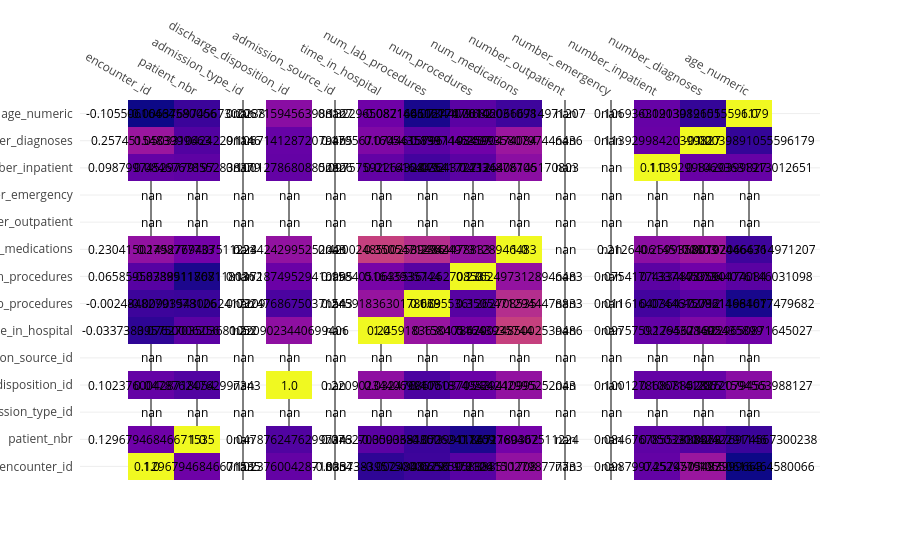

The code cell stored with this chart in its notebook:
### Code cell
import plotly.figure_factory as ff

corr = df.corr(numeric_only=True)

fig = ff.create_annotated_heatmap(
    z=corr.values,
    x=list(corr.columns),
    y=list(corr.index)
)

fig.show()

### Figure 1 — Plotly figure (JSON) as saved in the notebook; plotly's stock layout.template omitted (floating-point values rounded to 4 significant figures; data arrays with more than 128 entries replaced by an {"elided": "..."} marker saying what was removed)
{"data": [{"colorscale": [[0, "#0d0887"], [0.1111, "#46039f"], [0.2222, "#7201a8"], [0.3333, "#9c179e"], [0.4444, "#bd3786"], [0.5556, "#d8576b"], [0.6667, "#ed7953"], [0.7778, "#fb9f3a"], [0.8889, "#fdca26"], [1, "#f0f921"]], "reversescale": false, "showscale": false, "type": "heatmap", "x": ["encounter_id", "patient_nbr", "admission_type_id", "discharge_disposition_id", "admission_source_id", "time_in_hospital", "num_lab_procedures", "num_procedures", "num_medications", "number_outpatient", "number_emergency", "number_inpatient", "number_diagnoses", "age_numeric"], "y": ["encounter_id", "patient_nbr", "admission_type_id", "discharge_disposition_id", "admission_source_id", "time_in_hospital", "num_lab_procedures", "num_procedures", "num_medications", "number_outpatient", "number_emergency", "number_inpatient", "number_diagnoses", "age_numeric"], "z": {"elided": "14x14 float values"}}], "layout": {"annotations": [{"font": {"color": "#000000"}, "showarrow": false, "text": "1.0", "x": "encounter_id", "xref": "x", "y": "encounter_id", "yref": "y"}, {"font": {"color": "#000000"}, "showarrow": false, "text": "0.12967946846671535", "x": "patient_nbr", "xref": "x", "y": "encounter_id", "yref": "y"}, {"font": {"color": "#000000"}, "showarrow": false, "text": "nan", "x": "admission_type_id", "xref": "x", "y": "encounter_id", "yref": "y"}, {"font": {"color": "#000000"}, "showarrow": false, "text": "0.10237600428718054", "x": "discharge_disposition_id", "xref": "x", "y": "encounter_id", "yref": "y"}, {"font": {"color": "#000000"}, "showarrow": false, "text": "nan", "x": "admission_source_id", "xref": "x", "y": "encounter_id", "yref": "y"}, {"font": {"color": "#000000"}, "showarrow": false, "text": "-0.033738395750006256", "x": "time_in_hospital", "xref": "x", "y": "encounter_id", "yref": "y"}, {"font": {"color": "#000000"}, "showarrow": false, "text": "-0.00248482791978126", "x": "num_lab_procedures", "xref": "x", "y": "encounter_id", "yref": "y"}, {"font": {"color": "#000000"}, "showarrow": false, "text": "0.06585958388511708", "x": "num_procedures", "xref": "x", "y": "encounter_id", "yref": "y"}, {"font": {"color": "#000000"}, "showarrow": false, "text": "0.23041502798777733", "x": "num_medications", "xref": "x", "y": "encounter_id", "yref": "y"}, {"font": {"color": "#000000"}, "showarrow": false, "text": "nan", "x": "number_outpatient", "xref": "x", "y": "encounter_id", "yref": "y"}, {"font": {"color": "#000000"}, "showarrow": false, "text": "nan", "x": "number_emergency", "xref": "x", "y": "encounter_id", "yref": "y"}, {"font": {"color": "#000000"}, "showarrow": false, "text": "0.09879974529779197", "x": "number_inpatient", "xref": "x", "y": "encounter_id", "yref": "y"}, {"font": {"color": "#000000"}, "showarrow": false, "text": "0.2574515483999663", "x": "number_diagnoses", "xref": "x", "y": "encounter_id", "yref": "y"}, {"font": {"color": "#000000"}, "showarrow": false, "text": "-0.10550616464580066", "x": "age_numeric", "xref": "x", "y": "encounter_id", "yref": "y"}, {"font": {"color": "#000000"}, "showarrow": false, "text": "0.12967946846671535", "x": "encounter_id", "xref": "x", "y": "patient_nbr", "yref": "y"}, {"font": {"color": "#000000"}, "showarrow": false, "text": "1.0", "x": "patient_nbr", "xref": "x", "y": "patient_nbr", "yref": "y"}, {"font": {"color": "#000000"}, "showarrow": false, "text": "nan", "x": "admission_type_id", "xref": "x", "y": "patient_nbr", "yref": "y"}, {"font": {"color": "#000000"}, "showarrow": false, "text": "0.04787624762997343", "x": "discharge_disposition_id", "xref": "x", "y": "patient_nbr", "yref": "y"}, {"font": {"color": "#000000"}, "showarrow": false, "text": "nan", "x": "admission_source_id", "xref": "x", "y": "patient_nbr", "yref": "y"}, {"font": {"color": "#000000"}, "showarrow": false, "text": "0.0762703503681052", "x": "time_in_hospital", "xref": "x", "y": "patient_nbr", "yref": "y"}, {"font": {"color": "#000000"}, "showarrow": false, "text": "-0.009035430062417209", "x": "num_lab_procedures", "xref": "x", "y": "patient_nbr", "yref": "y"}, {"font": {"color": "#000000"}, "showarrow": false, "text": "-0.07399118671180362", "x": "num_procedures", "xref": "x", "y": "patient_nbr", "yref": "y"}, {"font": {"color": "#000000"}, "showarrow": false, "text": "0.1452769407511224", "x": "num_medications", "xref": "x", "y": "patient_nbr", "yref": "y"}, {"font": {"color": "#000000"}, "showarrow": false, "text": "nan", "x": "number_outpatient", "xref": "x", "y": "patient_nbr", "yref": "y"}, {"font": {"color": "#000000"}, "showarrow": false, "text": "nan", "x": "number_emergency", "xref": "x", "y": "patient_nbr", "yref": "y"}, {"font": {"color": "#000000"}, "showarrow": false, "text": "0.08467678552838379", "x": "number_inpatient", "xref": "x", "y": "patient_nbr", "yref": "y"}, {"font": {"color": "#000000"}, "showarrow": false, "text": "0.05033104242291146", "x": "number_diagnoses", "xref": "x", "y": "patient_nbr", "yref": "y"}, {"font": {"color": "#000000"}, "showarrow": false, "text": "-0.006376974567300238", "x": "age_numeric", "xref": "x", "y": "patient_nbr", "yref": "y"}, {"font": {"color": "#000000"}, "showarrow": false, "text": "nan", "x": "encounter_id", "xref": "x", "y": "admission_type_id", "yref": "y"}, {"font": {"color": "#000000"}, "showarrow": false, "text": "nan", "x": "patient_nbr", "xref": "x", "y": "admission_type_id", "yref": "y"}, {"font": {"color": "#000000"}, "showarrow": false, "text": "nan", "x": "admission_type_id", "xref": "x", "y": "admission_type_id", "yref": "y"}, {"font": {"color": "#000000"}, "showarrow": false, "text": "nan", "x": "discharge_disposition_id", "xref": "x", "y": "admission_type_id", "yref": "y"}, {"font": {"color": "#000000"}, "showarrow": false, "text": "nan", "x": "admission_source_id", "xref": "x", "y": "admission_type_id", "yref": "y"}, {"font": {"color": "#000000"}, "showarrow": false, "text": "nan", "x": "time_in_hospital", "xref": "x", "y": "admission_type_id", "yref": "y"}, {"font": {"color": "#000000"}, "showarrow": false, "text": "nan", "x": "num_lab_procedures", "xref": "x", "y": "admission_type_id", "yref": "y"}, {"font": {"color": "#000000"}, "showarrow": false, "text": "nan", "x": "num_procedures", "xref": "x", "y": "admission_type_id", "yref": "y"}, {"font": {"color": "#000000"}, "showarrow": false, "text": "nan", "x": "num_medications", "xref": "x", "y": "admission_type_id", "yref": "y"}, {"font": {"color": "#000000"}, "showarrow": false, "text": "nan", "x": "number_outpatient", "xref": "x", "y": "admission_type_id", "yref": "y"}, {"font": {"color": "#000000"}, "showarrow": false, "text": "nan", "x": "number_emergency", "xref": "x", "y": "admission_type_id", "yref": "y"}, {"font": {"color": "#000000"}, "showarrow": false, "text": "nan", "x": "number_inpatient", "xref": "x", "y": "admission_type_id", "yref": "y"}, {"font": {"color": "#000000"}, "showarrow": false, "text": "nan", "x": "number_diagnoses", "xref": "x", "y": "admission_type_id", "yref": "y"}, {"font": {"color": "#000000"}, "showarrow": false, "text": "nan", "x": "age_numeric", "xref": "x", "y": "admission_type_id", "yref": "y"}, {"font": {"color": "#000000"}, "showarrow": false, "text": "0.10237600428718054", "x": "encounter_id", "xref": "x", "y": "discharge_disposition_id", "yref": "y"}, {"font": {"color": "#000000"}, "showarrow": false, "text": "0.04787624762997343", "x": "patient_nbr", "xref": "x", "y": "discharge_disposition_id", "yref": "y"}, {"font": {"color": "#000000"}, "showarrow": false, "text": "nan", "x": "admission_type_id", "xref": "x", "y": "discharge_disposition_id", "yref": "y"}, {"font": {"color": "#000000"}, "showarrow": false, "text": "1.0", "x": "discharge_disposition_id", "xref": "x", "y": "discharge_disposition_id", "yref": "y"}, {"font": {"color": "#000000"}, "showarrow": false, "text": "nan", "x": "admission_source_id", "xref": "x", "y": "discharge_disposition_id", "yref": "y"}, {"font": {"color": "#000000"}, "showarrow": false, "text": "0.2209023440699406", "x": "time_in_hospital", "xref": "x", "y": "discharge_disposition_id", "yref": "y"}, {"font": {"color": "#000000"}, "showarrow": false, "text": "0.03247686750371543", "x": "num_lab_procedures", "xref": "x", "y": "discharge_disposition_id", "yref": "y"}, {"font": {"color": "#000000"}, "showarrow": false, "text": "0.11718749529410995", "x": "num_procedures", "xref": "x", "y": "discharge_disposition_id", "yref": "y"}, {"font": {"color": "#000000"}, "showarrow": false, "text": "0.234242995252043", "x": "num_medications", "xref": "x", "y": "discharge_disposition_id", "yref": "y"}, {"font": {"color": "#000000"}, "showarrow": false, "text": "nan", "x": "number_outpatient", "xref": "x", "y": "discharge_disposition_id", "yref": "y"}, {"font": {"color": "#000000"}, "showarrow": false, "text": "nan", "x": "number_emergency", "xref": "x", "y": "discharge_disposition_id", "yref": "y"}, {"font": {"color": "#000000"}, "showarrow": false, "text": "0.10012786808852826", "x": "number_inpatient", "xref": "x", "y": "discharge_disposition_id", "yref": "y"}, {"font": {"color": "#000000"}, "showarrow": false, "text": "0.10671412872079455", "x": "number_diagnoses", "xref": "x", "y": "discharge_disposition_id", "yref": "y"}, {"font": {"color": "#000000"}, "showarrow": false, "text": "0.20671594563988127", "x": "age_numeric", "xref": "x", "y": "discharge_disposition_id", "yref": "y"}, {"font": {"color": "#000000"}, "showarrow": false, "text": "nan", "x": "encounter_id", "xref": "x", "y": "admission_source_id", "yref": "y"}, {"font": {"color": "#000000"}, "showarrow": false, "text": "nan", "x": "patient_nbr", "xref": "x", "y": "admission_source_id", "yref": "y"}, {"font": {"color": "#000000"}, "showarrow": false, "text": "nan", "x": "admission_type_id", "xref": "x", "y": "admission_source_id", "yref": "y"}, {"font": {"color": "#000000"}, "showarrow": false, "text": "nan", "x": "discharge_disposition_id", "xref": "x", "y": "admission_source_id", "yref": "y"}, {"font": {"color": "#000000"}, "showarrow": false, "text": "nan", "x": "admission_source_id", "xref": "x", "y": "admission_source_id", "yref": "y"}, {"font": {"color": "#000000"}, "showarrow": false, "text": "nan", "x": "time_in_hospital", "xref": "x", "y": "admission_source_id", "yref": "y"}, {"font": {"color": "#000000"}, "showarrow": false, "text": "nan", "x": "num_lab_procedures", "xref": "x", "y": "admission_source_id", "yref": "y"}, {"font": {"color": "#000000"}, "showarrow": false, "text": "nan", "x": "num_procedures", "xref": "x", "y": "admission_source_id", "yref": "y"}, {"font": {"color": "#000000"}, "showarrow": false, "text": "nan", "x": "num_medications", "xref": "x", "y": "admission_source_id", "yref": "y"}, {"font": {"color": "#000000"}, "showarrow": false, "text": "nan", "x": "number_outpatient", "xref": "x", "y": "admission_source_id", "yref": "y"}, {"font": {"color": "#000000"}, "showarrow": false, "text": "nan", "x": "number_emergency", "xref": "x", "y": "admission_source_id", "yref": "y"}, {"font": {"color": "#000000"}, "showarrow": false, "text": "nan", "x": "number_inpatient", "xref": "x", "y": "admission_source_id", "yref": "y"}, {"font": {"color": "#000000"}, "showarrow": false, "text": "nan", "x": "number_diagnoses", "xref": "x", "y": "admission_source_id", "yref": "y"}, {"font": {"color": "#000000"}, "showarrow": false, "text": "nan", "x": "age_numeric", "xref": "x", "y": "admission_source_id", "yref": "y"}, {"font": {"color": "#000000"}, "showarrow": false, "text": "-0.033738395750006256", "x": "encounter_id", "xref": "x", "y": "time_in_hospital", "yref": "y"}, {"font": {"color": "#000000"}, "showarrow": false, "text": "0.0762703503681052", "x": "patient_nbr", "xref": "x", "y": "time_in_hospital", "yref": "y"}, {"font": {"color": "#000000"}, "showarrow": false, "text": "nan", "x": "admission_type_id", "xref": "x", "y": "time_in_hospital", "yref": "y"}, {"font": {"color": "#000000"}, "showarrow": false, "text": "0.2209023440699406", "x": "discharge_disposition_id", "xref": "x", "y": "time_in_hospital", "yref": "y"}, {"font": {"color": "#000000"}, "showarrow": false, "text": "nan", "x": "admission_source_id", "xref": "x", "y": "time_in_hospital", "yref": "y"}, {"font": {"color": "#000000"}, "showarrow": false, "text": "1.0", "x": "time_in_hospital", "xref": "x", "y": "time_in_hospital", "yref": "y"}, {"font": {"color": "#000000"}, "showarrow": false, "text": "0.2459183630178679", "x": "num_lab_procedures", "xref": "x", "y": "time_in_hospital", "yref": "y"}, {"font": {"color": "#000000"}, "showarrow": false, "text": "0.1584051643935744", "x": "num_procedures", "xref": "x", "y": "time_in_hospital", "yref": "y"}, {"font": {"color": "#000000"}, "showarrow": false, "text": "0.42002485002539486", "x": "num_medications", "xref": "x", "y": "time_in_hospital", "yref": "y"}, {"font": {"color": "#000000"}, "showarrow": false, "text": "nan", "x": "number_outpatient", "xref": "x", "y": "time_in_hospital", "yref": "y"}, {"font": {"color": "#000000"}, "showarrow": false, "text": "nan", "x": "number_emergency", "xref": "x", "y": "time_in_hospital", "yref": "y"}, {"font": {"color": "#000000"}, "showarrow": false, "text": "0.09757592264328492", "x": "number_inpatient", "xref": "x", "y": "time_in_hospital", "yref": "y"}, {"font": {"color": "#000000"}, "showarrow": false, "text": "0.1795671605435899", "x": "number_diagnoses", "xref": "x", "y": "time_in_hospital", "yref": "y"}, {"font": {"color": "#000000"}, "showarrow": false, "text": "0.13229650871645027", "x": "age_numeric", "xref": "x", "y": "time_in_hospital", "yref": "y"}, {"font": {"color": "#000000"}, "showarrow": false, "text": "-0.00248482791978126", "x": "encounter_id", "xref": "x", "y": "num_lab_procedures", "yref": "y"}, {"font": {"color": "#000000"}, "showarrow": false, "text": "-0.009035430062417209", "x": "patient_nbr", "xref": "x", "y": "num_lab_procedures", "yref": "y"}, {"font": {"color": "#000000"}, "showarrow": false, "text": "nan", "x": "admission_type_id", "xref": "x", "y": "num_lab_procedures", "yref": "y"}, {"font": {"color": "#000000"}, "showarrow": false, "text": "0.03247686750371543", "x": "discharge_disposition_id", "xref": "x", "y": "num_lab_procedures", "yref": "y"}, {"font": {"color": "#000000"}, "showarrow": false, "text": "nan", "x": "admission_source_id", "xref": "x", "y": "num_lab_procedures", "yref": "y"}, {"font": {"color": "#000000"}, "showarrow": false, "text": "0.2459183630178679", "x": "time_in_hospital", "xref": "x", "y": "num_lab_procedures", "yref": "y"}, {"font": {"color": "#000000"}, "showarrow": false, "text": "1.0", "x": "num_lab_procedures", "xref": "x", "y": "num_lab_procedures", "yref": "y"}, {"font": {"color": "#000000"}, "showarrow": false, "text": "0.06355361262708535", "x": "num_procedures", "xref": "x", "y": "num_lab_procedures", "yref": "y"}, {"font": {"color": "#000000"}, "showarrow": false, "text": "0.35054712944478833", "x": "num_medications", "xref": "x", "y": "num_lab_procedures", "yref": "y"}, {"font": {"color": "#000000"}, "showarrow": false, "text": "nan", "x": "number_outpatient", "xref": "x", "y": "num_lab_procedures", "yref": "y"}, {"font": {"color": "#000000"}, "showarrow": false, "text": "nan", "x": "number_emergency", "xref": "x", "y": "num_lab_procedures", "yref": "y"}, {"font": {"color": "#000000"}, "showarrow": false, "text": "0.01161640364372712", "x": "number_inpatient", "xref": "x", "y": "num_lab_procedures", "yref": "y"}, {"font": {"color": "#000000"}, "showarrow": false, "text": "0.07446157961198407", "x": "number_diagnoses", "xref": "x", "y": "num_lab_procedures", "yref": "y"}, {"font": {"color": "#000000"}, "showarrow": false, "text": "-0.08214661617479682", "x": "age_numeric", "xref": "x", "y": "num_lab_procedures", "yref": "y"}, {"font": {"color": "#000000"}, "showarrow": false, "text": "0.06585958388511708", "x": "encounter_id", "xref": "x", "y": "num_procedures", "yref": "y"}, {"font": {"color": "#000000"}, "showarrow": false, "text": "-0.07399118671180362", "x": "patient_nbr", "xref": "x", "y": "num_procedures", "yref": "y"}, {"font": {"color": "#000000"}, "showarrow": false, "text": "nan", "x": "admission_type_id", "xref": "x", "y": "num_procedures", "yref": "y"}, {"font": {"color": "#000000"}, "showarrow": false, "text": "0.11718749529410995", "x": "discharge_disposition_id", "xref": "x", "y": "num_procedures", "yref": "y"}, {"font": {"color": "#000000"}, "showarrow": false, "text": "nan", "x": "admission_source_id", "xref": "x", "y": "num_procedures", "yref": "y"}, {"font": {"color": "#000000"}, "showarrow": false, "text": "0.1584051643935744", "x": "time_in_hospital", "xref": "x", "y": "num_procedures", "yref": "y"}, {"font": {"color": "#000000"}, "showarrow": false, "text": "0.06355361262708535", "x": "num_lab_procedures", "xref": "x", "y": "num_procedures", "yref": "y"}, {"font": {"color": "#000000"}, "showarrow": false, "text": "1.0", "x": "num_procedures", "xref": "x", "y": "num_procedures", "yref": "y"}, {"font": {"color": "#000000"}, "showarrow": false, "text": "0.23624973128946483", "x": "num_medications", "xref": "x", "y": "num_procedures", "yref": "y"}, {"font": {"color": "#000000"}, "showarrow": false, "text": "nan", "x": "number_outpatient", "xref": "x", "y": "num_procedures", "yref": "y"}, {"font": {"color": "#000000"}, "showarrow": false, "text": "nan", "x": "number_emergency", "xref": "x", "y": "num_procedures", "yref": "y"}, {"font": {"color": "#000000"}, "showarrow": false, "text": "0.07541774334878706", "x": "number_inpatient", "xref": "x", "y": "num_procedures", "yref": "y"}, {"font": {"color": "#000000"}, "showarrow": false, "text": "0.13374453590474084", "x": "number_diagnoses", "xref": "x", "y": "num_procedures", "yref": "y"}, {"font": {"color": "#000000"}, "showarrow": false, "text": "0.07344076146031098", "x": "age_numeric", "xref": "x", "y": "num_procedures", "yref": "y"}, {"font": {"color": "#000000"}, "showarrow": false, "text": "0.23041502798777733", "x": "encounter_id", "xref": "x", "y": "num_medications", "yref": "y"}, {"font": {"color": "#000000"}, "showarrow": false, "text": "0.1452769407511224", "x": "patient_nbr", "xref": "x", "y": "num_medications", "yref": "y"}, {"font": {"color": "#000000"}, "showarrow": false, "text": "nan", "x": "admission_type_id", "xref": "x", "y": "num_medications", "yref": "y"}, {"font": {"color": "#000000"}, "showarrow": false, "text": "0.234242995252043", "x": "discharge_disposition_id", "xref": "x", "y": "num_medications", "yref": "y"}, {"font": {"color": "#000000"}, "showarrow": false, "text": "nan", "x": "admission_source_id", "xref": "x", "y": "num_medications", "yref": "y"}, {"font": {"color": "#000000"}, "showarrow": false, "text": "0.42002485002539486", "x": "time_in_hospital", "xref": "x", "y": "num_medications", "yref": "y"}, {"font": {"color": "#000000"}, "showarrow": false, "text": "0.35054712944478833", "x": "num_lab_procedures", "xref": "x", "y": "num_medications", "yref": "y"}, {"font": {"color": "#000000"}, "showarrow": false, "text": "0.23624973128946483", "x": "num_procedures", "xref": "x", "y": "num_medications", "yref": "y"}, {"font": {"color": "#000000"}, "showarrow": false, "text": "1.0", "x": "num_medications", "xref": "x", "y": "num_medications", "yref": "y"}, {"font": {"color": "#000000"}, "showarrow": false, "text": "nan", "x": "number_outpatient", "xref": "x", "y": "num_medications", "yref": "y"}, {"font": {"color": "#000000"}, "showarrow": false, "text": "nan", "x": "number_emergency", "xref": "x", "y": "num_medications", "yref": "y"}, {"font": {"color": "#000000"}, "showarrow": false, "text": "0.2126406145170803", "x": "number_inpatient", "xref": "x", "y": "num_medications", "yref": "y"}, {"font": {"color": "#000000"}, "showarrow": false, "text": "0.25993580797446436", "x": "number_diagnoses", "xref": "x", "y": "num_medications", "yref": "y"}, {"font": {"color": "#000000"}, "showarrow": false, "text": "0.001020666714971207", "x": "age_numeric", "xref": "x", "y": "num_medications", "yref": "y"}, {"font": {"color": "#000000"}, "showarrow": false, "text": "nan", "x": "encounter_id", "xref": "x", "y": "number_outpatient", "yref": "y"}, {"font": {"color": "#000000"}, "showarrow": false, "text": "nan", "x": "patient_nbr", "xref": "x", "y": "number_outpatient", "yref": "y"}, {"font": {"color": "#000000"}, "showarrow": false, "text": "nan", "x": "admission_type_id", "xref": "x", "y": "number_outpatient", "yref": "y"}, {"font": {"color": "#000000"}, "showarrow": false, "text": "nan", "x": "discharge_disposition_id", "xref": "x", "y": "number_outpatient", "yref": "y"}, {"font": {"color": "#000000"}, "showarrow": false, "text": "nan", "x": "admission_source_id", "xref": "x", "y": "number_outpatient", "yref": "y"}, {"font": {"color": "#000000"}, "showarrow": false, "text": "nan", "x": "time_in_hospital", "xref": "x", "y": "number_outpatient", "yref": "y"}, {"font": {"color": "#000000"}, "showarrow": false, "text": "nan", "x": "num_lab_procedures", "xref": "x", "y": "number_outpatient", "yref": "y"}, {"font": {"color": "#000000"}, "showarrow": false, "text": "nan", "x": "num_procedures", "xref": "x", "y": "number_outpatient", "yref": "y"}, {"font": {"color": "#000000"}, "showarrow": false, "text": "nan", "x": "num_medications", "xref": "x", "y": "number_outpatient", "yref": "y"}, {"font": {"color": "#000000"}, "showarrow": false, "text": "nan", "x": "number_outpatient", "xref": "x", "y": "number_outpatient", "yref": "y"}, {"font": {"color": "#000000"}, "showarrow": false, "text": "nan", "x": "number_emergency", "xref": "x", "y": "number_outpatient", "yref": "y"}, {"font": {"color": "#000000"}, "showarrow": false, "text": "nan", "x": "number_inpatient", "xref": "x", "y": "number_outpatient", "yref": "y"}, {"font": {"color": "#000000"}, "showarrow": false, "text": "nan", "x": "number_diagnoses", "xref": "x", "y": "number_outpatient", "yref": "y"}, {"font": {"color": "#000000"}, "showarrow": false, "text": "nan", "x": "age_numeric", "xref": "x", "y": "number_outpatient", "yref": "y"}, {"font": {"color": "#000000"}, "showarrow": false, "text": "nan", "x": "encounter_id", "xref": "x", "y": "number_emergency", "yref": "y"}, {"font": {"color": "#000000"}, "showarrow": false, "text": "nan", "x": "patient_nbr", "xref": "x", "y": "number_emergency", "yref": "y"}, {"font": {"color": "#000000"}, "showarrow": false, "text": "nan", "x": "admission_type_id", "xref": "x", "y": "number_emergency", "yref": "y"}, {"font": {"color": "#000000"}, "showarrow": false, "text": "nan", "x": "discharge_disposition_id", "xref": "x", "y": "number_emergency", "yref": "y"}, {"font": {"color": "#000000"}, "showarrow": false, "text": "nan", "x": "admission_source_id", "xref": "x", "y": "number_emergency", "yref": "y"}, {"font": {"color": "#000000"}, "showarrow": false, "text": "nan", "x": "time_in_hospital", "xref": "x", "y": "number_emergency", "yref": "y"}, {"font": {"color": "#000000"}, "showarrow": false, "text": "nan", "x": "num_lab_procedures", "xref": "x", "y": "number_emergency", "yref": "y"}, {"font": {"color": "#000000"}, "showarrow": false, "text": "nan", "x": "num_procedures", "xref": "x", "y": "number_emergency", "yref": "y"}, {"font": {"color": "#000000"}, "showarrow": false, "text": "nan", "x": "num_medications", "xref": "x", "y": "number_emergency", "yref": "y"}, {"font": {"color": "#000000"}, "showarrow": false, "text": "nan", "x": "number_outpatient", "xref": "x", "y": "number_emergency", "yref": "y"}, {"font": {"color": "#000000"}, "showarrow": false, "text": "nan", "x": "number_emergency", "xref": "x", "y": "number_emergency", "yref": "y"}, {"font": {"color": "#000000"}, "showarrow": false, "text": "nan", "x": "number_inpatient", "xref": "x", "y": "number_emergency", "yref": "y"}, {"font": {"color": "#000000"}, "showarrow": false, "text": "nan", "x": "number_diagnoses", "xref": "x", "y": "number_emergency", "yref": "y"}, {"font": {"color": "#000000"}, "showarrow": false, "text": "nan", "x": "age_numeric", "xref": "x", "y": "number_emergency", "yref": "y"}, {"font": {"color": "#000000"}, "showarrow": false, "text": "0.09879974529779197", "x": "encounter_id", "xref": "x", "y": "number_inpatient", "yref": "y"}, {"font": {"color": "#000000"}, "showarrow": false, "text": "0.08467678552838379", "x": "patient_nbr", "xref": "x", "y": "number_inpatient", "yref": "y"}, {"font": {"color": "#000000"}, "showarrow": false, "text": "nan", "x": "admission_type_id", "xref": "x", "y": "number_inpatient", "yref": "y"}, {"font": {"color": "#000000"}, "showarrow": false, "text": "0.10012786808852826", "x": "discharge_disposition_id", "xref": "x", "y": "number_inpatient", "yref": "y"}, {"font": {"color": "#000000"}, "showarrow": false, "text": "nan", "x": "admission_source_id", "xref": "x", "y": "number_inpatient", "yref": "y"}, {"font": {"color": "#000000"}, "showarrow": false, "text": "0.09757592264328492", "x": "time_in_hospital", "xref": "x", "y": "number_inpatient", "yref": "y"}, {"font": {"color": "#000000"}, "showarrow": false, "text": "0.01161640364372712", "x": "num_lab_procedures", "xref": "x", "y": "number_inpatient", "yref": "y"}, {"font": {"color": "#000000"}, "showarrow": false, "text": "0.07541774334878706", "x": "num_procedures", "xref": "x", "y": "number_inpatient", "yref": "y"}, {"font": {"color": "#000000"}, "showarrow": false, "text": "0.2126406145170803", "x": "num_medications", "xref": "x", "y": "number_inpatient", "yref": "y"}, {"font": {"color": "#000000"}, "showarrow": false, "text": "nan", "x": "number_outpatient", "xref": "x", "y": "number_inpatient", "yref": "y"}, {"font": {"color": "#000000"}, "showarrow": false, "text": "nan", "x": "number_emergency", "xref": "x", "y": "number_inpatient", "yref": "y"}, {"font": {"color": "#000000"}, "showarrow": false, "text": "1.0", "x": "number_inpatient", "xref": "x", "y": "number_inpatient", "yref": "y"}, {"font": {"color": "#000000"}, "showarrow": false, "text": "0.11392998420399827", "x": "number_diagnoses", "xref": "x", "y": "number_inpatient", "yref": "y"}, {"font": {"color": "#000000"}, "showarrow": false, "text": "0.10693631913012651", "x": "age_numeric", "xref": "x", "y": "number_inpatient", "yref": "y"}, {"font": {"color": "#000000"}, "showarrow": false, "text": "0.2574515483999663", "x": "encounter_id", "xref": "x", "y": "number_diagnoses", "yref": "y"}, {"font": {"color": "#000000"}, "showarrow": false, "text": "0.05033104242291146", "x": "patient_nbr", "xref": "x", "y": "number_diagnoses", "yref": "y"}, {"font": {"color": "#000000"}, "showarrow": false, "text": "nan", "x": "admission_type_id", "xref": "x", "y": "number_diagnoses", "yref": "y"}, {"font": {"color": "#000000"}, "showarrow": false, "text": "0.10671412872079455", "x": "discharge_disposition_id", "xref": "x", "y": "number_diagnoses", "yref": "y"}, {"font": {"color": "#000000"}, "showarrow": false, "text": "nan", "x": "admission_source_id", "xref": "x", "y": "number_diagnoses", "yref": "y"}, {"font": {"color": "#000000"}, "showarrow": false, "text": "0.1795671605435899", "x": "time_in_hospital", "xref": "x", "y": "number_diagnoses", "yref": "y"}, {"font": {"color": "#000000"}, "showarrow": false, "text": "0.07446157961198407", "x": "num_lab_procedures", "xref": "x", "y": "number_diagnoses", "yref": "y"}, {"font": {"color": "#000000"}, "showarrow": false, "text": "0.13374453590474084", "x": "num_procedures", "xref": "x", "y": "number_diagnoses", "yref": "y"}, {"font": {"color": "#000000"}, "showarrow": false, "text": "0.25993580797446436", "x": "num_medications", "xref": "x", "y": "number_diagnoses", "yref": "y"}, {"font": {"color": "#000000"}, "showarrow": false, "text": "nan", "x": "number_outpatient", "xref": "x", "y": "number_diagnoses", "yref": "y"}, {"font": {"color": "#000000"}, "showarrow": false, "text": "nan", "x": "number_emergency", "xref": "x", "y": "number_diagnoses", "yref": "y"}, {"font": {"color": "#000000"}, "showarrow": false, "text": "0.11392998420399827", "x": "number_inpatient", "xref": "x", "y": "number_diagnoses", "yref": "y"}, {"font": {"color": "#000000"}, "showarrow": false, "text": "1.0", "x": "number_diagnoses", "xref": "x", "y": "number_diagnoses", "yref": "y"}, {"font": {"color": "#000000"}, "showarrow": false, "text": "-0.02039891055596179", "x": "age_numeric", "xref": "x", "y": "number_diagnoses", "yref": "y"}, {"font": {"color": "#000000"}, "showarrow": false, "text": "-0.10550616464580066", "x": "encounter_id", "xref": "x", "y": "age_numeric", "yref": "y"}, {"font": {"color": "#000000"}, "showarrow": false, "text": "-0.006376974567300238", "x": "patient_nbr", "xref": "x", "y": "age_numeric", "yref": "y"}, {"font": {"color": "#000000"}, "showarrow": false, "text": "nan", "x": "admission_type_id", "xref": "x", "y": "age_numeric", "yref": "y"}, {"font": {"color": "#000000"}, "showarrow": false, "text": "0.20671594563988127", "x": "discharge_disposition_id", "xref": "x", "y": "age_numeric", "yref": "y"}, {"font": {"color": "#000000"}, "showarrow": false, "text": "nan", "x": "admission_source_id", "xref": "x", "y": "age_numeric", "yref": "y"}, {"font": {"color": "#000000"}, "showarrow": false, "text": "0.13229650871645027", "x": "time_in_hospital", "xref": "x", "y": "age_numeric", "yref": "y"}, {"font": {"color": "#000000"}, "showarrow": false, "text": "-0.08214661617479682", "x": "num_lab_procedures", "xref": "x", "y": "age_numeric", "yref": "y"}, {"font": {"color": "#000000"}, "showarrow": false, "text": "0.07344076146031098", "x": "num_procedures", "xref": "x", "y": "age_numeric", "yref": "y"}, {"font": {"color": "#000000"}, "showarrow": false, "text": "0.001020666714971207", "x": "num_medications", "xref": "x", "y": "age_numeric", "yref": "y"}, {"font": {"color": "#000000"}, "showarrow": false, "text": "nan", "x": "number_outpatient", "xref": "x", "y": "age_numeric", "yref": "y"}, {"font": {"color": "#000000"}, "showarrow": false, "text": "nan", "x": "number_emergency", "xref": "x", "y": "age_numeric", "yref": "y"}, {"font": {"color": "#000000"}, "showarrow": false, "text": "0.10693631913012651", "x": "number_inpatient", "xref": "x", "y": "age_numeric", "yref": "y"}, {"font": {"color": "#000000"}, "showarrow": false, "text": "-0.02039891055596179", "x": "number_diagnoses", "xref": "x", "y": "age_numeric", "yref": "y"}, {"font": {"color": "#000000"}, "showarrow": false, "text": "1.0", "x": "age_numeric", "xref": "x", "y": "age_numeric", "yref": "y"}], "xaxis": {"dtick": 1, "gridcolor": "rgb(0, 0, 0)", "side": "top", "ticks": ""}, "yaxis": {"dtick": 1, "ticks": "", "ticksuffix": "  "}}}
